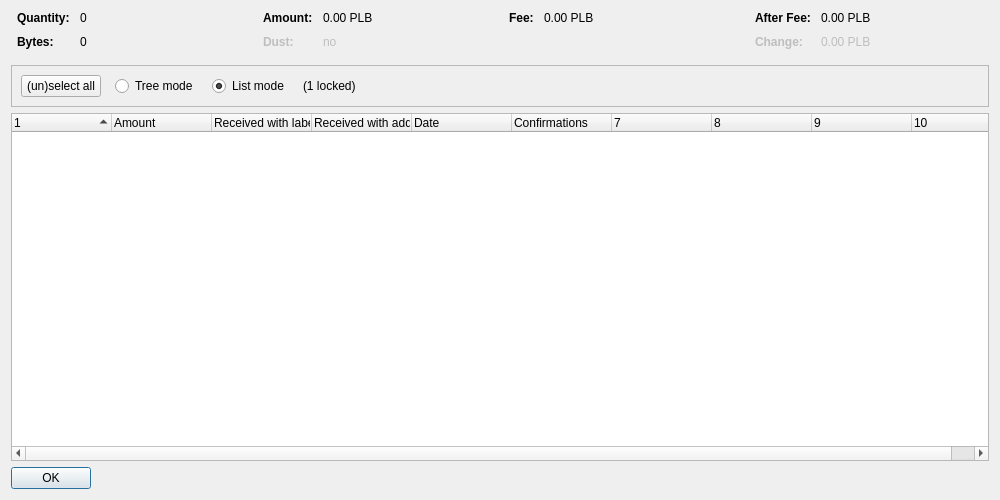
<?xml version="1.0" encoding="UTF-8"?>
<ui version="4.0">
 <class>CoinControlDialog</class>
 <widget class="QDialog" name="CoinControlDialog">
  <property name="geometry">
   <rect>
    <x>0</x>
    <y>0</y>
    <width>1000</width>
    <height>500</height>
   </rect>
  </property>
  <property name="windowTitle">
   <string>Coin Selection</string>
  </property>
  <layout class="QVBoxLayout" name="verticalLayout">
   <item>
    <layout class="QHBoxLayout" name="horizontalLayoutTop" stretch="0,0,0,0">
     <property name="topMargin">
      <number>0</number>
     </property>
     <property name="bottomMargin">
      <number>10</number>
     </property>
     <item>
      <layout class="QFormLayout" name="formLayoutCoinControl1">
       <property name="horizontalSpacing">
        <number>10</number>
       </property>
       <property name="verticalSpacing">
        <number>10</number>
       </property>
       <property name="leftMargin">
        <number>6</number>
       </property>
       <property name="rightMargin">
        <number>6</number>
       </property>
       <item row="0" column="0">
        <widget class="QLabel" name="labelCoinControlQuantityText">
         <property name="font">
          <font>
           <weight>75</weight>
           <bold>true</bold>
          </font>
         </property>
         <property name="text">
          <string>Quantity:</string>
         </property>
        </widget>
       </item>
       <item row="0" column="1">
        <widget class="QLabel" name="labelCoinControlQuantity">
         <property name="cursor">
          <cursorShape>IBeamCursor</cursorShape>
         </property>
         <property name="contextMenuPolicy">
          <enum>Qt::ActionsContextMenu</enum>
         </property>
         <property name="text">
          <string notr="true">0</string>
         </property>
         <property name="textInteractionFlags">
          <set>Qt::LinksAccessibleByMouse|Qt::TextSelectableByKeyboard|Qt::TextSelectableByMouse</set>
         </property>
        </widget>
       </item>
       <item row="1" column="0">
        <widget class="QLabel" name="labelCoinControlBytesText">
         <property name="font">
          <font>
           <weight>75</weight>
           <bold>true</bold>
          </font>
         </property>
         <property name="text">
          <string>Bytes:</string>
         </property>
        </widget>
       </item>
       <item row="1" column="1">
        <widget class="QLabel" name="labelCoinControlBytes">
         <property name="cursor">
          <cursorShape>IBeamCursor</cursorShape>
         </property>
         <property name="contextMenuPolicy">
          <enum>Qt::ActionsContextMenu</enum>
         </property>
         <property name="text">
          <string notr="true">0</string>
         </property>
         <property name="textInteractionFlags">
          <set>Qt::LinksAccessibleByMouse|Qt::TextSelectableByKeyboard|Qt::TextSelectableByMouse</set>
         </property>
        </widget>
       </item>
      </layout>
     </item>
     <item>
      <layout class="QFormLayout" name="formLayoutCoinControl2">
       <property name="horizontalSpacing">
        <number>10</number>
       </property>
       <property name="verticalSpacing">
        <number>10</number>
       </property>
       <property name="leftMargin">
        <number>6</number>
       </property>
       <property name="rightMargin">
        <number>6</number>
       </property>
       <item row="0" column="0">
        <widget class="QLabel" name="labelCoinControlAmountText">
         <property name="font">
          <font>
           <weight>75</weight>
           <bold>true</bold>
          </font>
         </property>
         <property name="text">
          <string>Amount:</string>
         </property>
        </widget>
       </item>
       <item row="0" column="1">
        <widget class="QLabel" name="labelCoinControlAmount">
         <property name="cursor">
          <cursorShape>IBeamCursor</cursorShape>
         </property>
         <property name="contextMenuPolicy">
          <enum>Qt::ActionsContextMenu</enum>
         </property>
         <property name="text">
          <string notr="true">0.00 PLB</string>
         </property>
         <property name="textInteractionFlags">
          <set>Qt::LinksAccessibleByMouse|Qt::TextSelectableByKeyboard|Qt::TextSelectableByMouse</set>
         </property>
        </widget>
       </item>
       <item row="1" column="0">
        <widget class="QLabel" name="labelCoinControlLowOutputText">
         <property name="enabled">
          <bool>false</bool>
         </property>
         <property name="font">
          <font>
           <weight>75</weight>
           <bold>true</bold>
          </font>
         </property>
         <property name="text">
          <string>Dust:</string>
         </property>
        </widget>
       </item>
       <item row="1" column="1">
        <widget class="QLabel" name="labelCoinControlLowOutput">
         <property name="enabled">
          <bool>false</bool>
         </property>
         <property name="cursor">
          <cursorShape>IBeamCursor</cursorShape>
         </property>
         <property name="contextMenuPolicy">
          <enum>Qt::ActionsContextMenu</enum>
         </property>
         <property name="text">
          <string notr="true">no</string>
         </property>
         <property name="textInteractionFlags">
          <set>Qt::LinksAccessibleByMouse|Qt::TextSelectableByKeyboard|Qt::TextSelectableByMouse</set>
         </property>
        </widget>
       </item>
      </layout>
     </item>
     <item>
      <layout class="QFormLayout" name="formLayoutCoinControl3">
       <property name="horizontalSpacing">
        <number>10</number>
       </property>
       <property name="verticalSpacing">
        <number>10</number>
       </property>
       <property name="leftMargin">
        <number>6</number>
       </property>
       <property name="rightMargin">
        <number>6</number>
       </property>
       <item row="0" column="0">
        <widget class="QLabel" name="labelCoinControlFeeText">
         <property name="font">
          <font>
           <weight>75</weight>
           <bold>true</bold>
          </font>
         </property>
         <property name="text">
          <string>Fee:</string>
         </property>
        </widget>
       </item>
       <item row="0" column="1">
        <widget class="QLabel" name="labelCoinControlFee">
         <property name="cursor">
          <cursorShape>IBeamCursor</cursorShape>
         </property>
         <property name="contextMenuPolicy">
          <enum>Qt::ActionsContextMenu</enum>
         </property>
         <property name="text">
          <string notr="true">0.00 PLB</string>
         </property>
         <property name="textInteractionFlags">
          <set>Qt::LinksAccessibleByMouse|Qt::TextSelectableByKeyboard|Qt::TextSelectableByMouse</set>
         </property>
        </widget>
       </item>
      </layout>
     </item>
     <item>
      <layout class="QFormLayout" name="formLayoutCoinControl4">
       <property name="horizontalSpacing">
        <number>10</number>
       </property>
       <property name="verticalSpacing">
        <number>10</number>
       </property>
       <property name="leftMargin">
        <number>6</number>
       </property>
       <property name="rightMargin">
        <number>6</number>
       </property>
       <item row="0" column="0">
        <widget class="QLabel" name="labelCoinControlAfterFeeText">
         <property name="font">
          <font>
           <weight>75</weight>
           <bold>true</bold>
          </font>
         </property>
         <property name="text">
          <string>After Fee:</string>
         </property>
        </widget>
       </item>
       <item row="0" column="1">
        <widget class="QLabel" name="labelCoinControlAfterFee">
         <property name="cursor">
          <cursorShape>IBeamCursor</cursorShape>
         </property>
         <property name="contextMenuPolicy">
          <enum>Qt::ActionsContextMenu</enum>
         </property>
         <property name="text">
          <string notr="true">0.00 PLB</string>
         </property>
         <property name="textInteractionFlags">
          <set>Qt::LinksAccessibleByMouse|Qt::TextSelectableByKeyboard|Qt::TextSelectableByMouse</set>
         </property>
        </widget>
       </item>
       <item row="1" column="0">
        <widget class="QLabel" name="labelCoinControlChangeText">
         <property name="enabled">
          <bool>false</bool>
         </property>
         <property name="font">
          <font>
           <weight>75</weight>
           <bold>true</bold>
          </font>
         </property>
         <property name="text">
          <string>Change:</string>
         </property>
        </widget>
       </item>
       <item row="1" column="1">
        <widget class="QLabel" name="labelCoinControlChange">
         <property name="enabled">
          <bool>false</bool>
         </property>
         <property name="cursor">
          <cursorShape>IBeamCursor</cursorShape>
         </property>
         <property name="contextMenuPolicy">
          <enum>Qt::ActionsContextMenu</enum>
         </property>
         <property name="text">
          <string notr="true">0.00 PLB</string>
         </property>
         <property name="textInteractionFlags">
          <set>Qt::LinksAccessibleByMouse|Qt::TextSelectableByKeyboard|Qt::TextSelectableByMouse</set>
         </property>
        </widget>
       </item>
      </layout>
     </item>
    </layout>
   </item>
   <item>
    <widget class="QFrame" name="frame">
     <property name="minimumSize">
      <size>
       <width>0</width>
       <height>40</height>
      </size>
     </property>
     <property name="frameShape">
      <enum>QFrame::StyledPanel</enum>
     </property>
     <property name="frameShadow">
      <enum>QFrame::Sunken</enum>
     </property>
     <layout class="QHBoxLayout" name="horizontalLayout">
      <item>
       <layout class="QHBoxLayout" name="horizontalLayoutPanel" stretch="0,0,0,0,0">
        <property name="spacing">
         <number>14</number>
        </property>
        <item>
         <widget class="QPushButton" name="pushButtonSelectAll">
          <property name="sizePolicy">
           <sizepolicy hsizetype="Maximum" vsizetype="Fixed">
            <horstretch>0</horstretch>
            <verstretch>0</verstretch>
           </sizepolicy>
          </property>
          <property name="text">
           <string>(un)select all</string>
          </property>
          <property name="autoDefault">
           <bool>false</bool>
          </property>
         </widget>
        </item>
        <item>
         <widget class="QRadioButton" name="radioTreeMode">
          <property name="sizePolicy">
           <sizepolicy hsizetype="Maximum" vsizetype="Fixed">
            <horstretch>0</horstretch>
            <verstretch>0</verstretch>
           </sizepolicy>
          </property>
          <property name="text">
           <string>Tree mode</string>
          </property>
         </widget>
        </item>
        <item>
         <widget class="QRadioButton" name="radioListMode">
          <property name="sizePolicy">
           <sizepolicy hsizetype="Maximum" vsizetype="Fixed">
            <horstretch>0</horstretch>
            <verstretch>0</verstretch>
           </sizepolicy>
          </property>
          <property name="text">
           <string>List mode</string>
          </property>
          <property name="checked">
           <bool>true</bool>
          </property>
         </widget>
        </item>
        <item>
         <widget class="QLabel" name="labelLocked">
          <property name="text">
           <string notr="true">(1 locked)</string>
          </property>
         </widget>
        </item>
        <item>
         <spacer name="horizontalSpacer">
          <property name="orientation">
           <enum>Qt::Horizontal</enum>
          </property>
          <property name="sizeHint" stdset="0">
           <size>
            <width>40</width>
            <height>20</height>
           </size>
          </property>
         </spacer>
        </item>
       </layout>
      </item>
     </layout>
    </widget>
   </item>
   <item>
    <widget class="CoinControlTreeWidget" name="treeWidget">
     <property name="contextMenuPolicy">
      <enum>Qt::CustomContextMenu</enum>
     </property>
     <property name="sortingEnabled">
      <bool>false</bool>
     </property>
     <property name="columnCount">
      <number>10</number>
     </property>
     <attribute name="headerShowSortIndicator" stdset="0">
      <bool>true</bool>
     </attribute>
     <attribute name="headerStretchLastSection">
      <bool>false</bool>
     </attribute>
     <column>
      <property name="text">
       <string/>
      </property>
     </column>
     <column>
      <property name="text">
       <string>Amount</string>
      </property>
     </column>
     <column>
      <property name="text">
       <string>Received with label</string>
      </property>
     </column>
     <column>
      <property name="text">
       <string>Received with address</string>
      </property>
     </column>
     <column>
      <property name="text">
       <string>Date</string>
      </property>
     </column>
     <column>
      <property name="text">
       <string>Confirmations</string>
      </property>
      <property name="toolTip">
       <string>Confirmed</string>
      </property>
     </column>
     <column>
      <property name="text">
       <string/>
      </property>
     </column>
     <column>
      <property name="text">
       <string/>
      </property>
     </column>
     <column>
      <property name="text">
       <string/>
      </property>
     </column>
     <column>
      <property name="text">
       <string/>
      </property>
     </column>
    </widget>
   </item>
   <item>
    <widget class="QDialogButtonBox" name="buttonBox">
     <property name="sizePolicy">
      <sizepolicy hsizetype="Maximum" vsizetype="Fixed">
       <horstretch>0</horstretch>
       <verstretch>0</verstretch>
      </sizepolicy>
     </property>
     <property name="orientation">
      <enum>Qt::Horizontal</enum>
     </property>
     <property name="standardButtons">
      <set>QDialogButtonBox::Ok</set>
     </property>
    </widget>
   </item>
  </layout>
 </widget>
 <customwidgets>
  <customwidget>
   <class>CoinControlTreeWidget</class>
   <extends>QTreeWidget</extends>
   <header>coincontroltreewidget.h</header>
  </customwidget>
 </customwidgets>
 <resources/>
 <connections/>
</ui>
